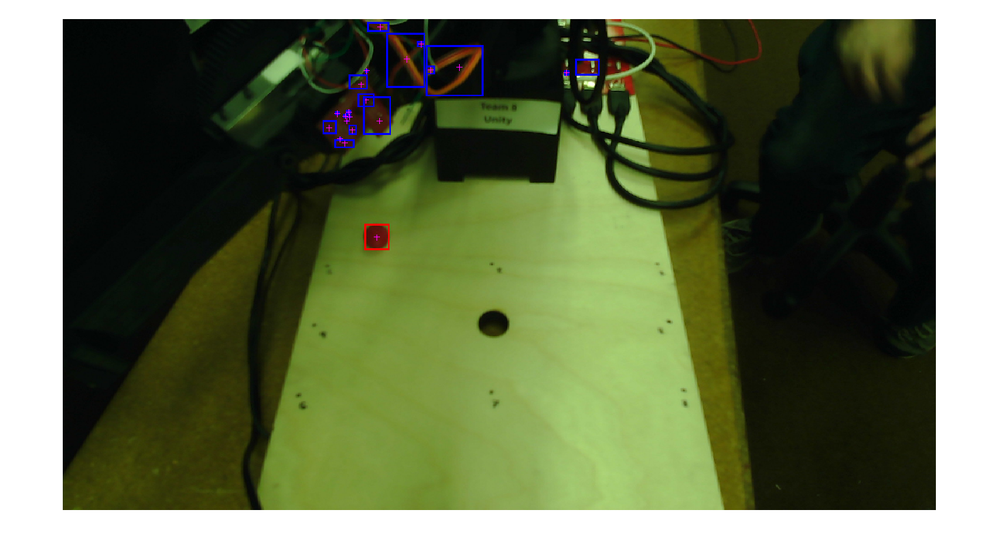
%> input picture src/dotInTaskSpace.png, 1000 x 553 px, shrunk from 1466 x 811 before the run
$ octave --eval "result = findRed(imread('dotInTaskSpace.png'));"   (GNU Octave 9; MATLAB toolbox functions it lacks are replaced by stand-ins)
%> lines starting %> are read from the running program, lines starting %| are printed output that depends on the picture; in (x1, y1, x2, y2) boxes, pixels count from 0 and x2, y2 are one past the last pixel; in counts of white or black regions, pixels touching at a corner belong together; the program's own positions count from 1
function [coordinates radius] = findRed(img)
    diff = imsubtract(img(:,:,1), rgb2gray(img)); %remove gray part of image
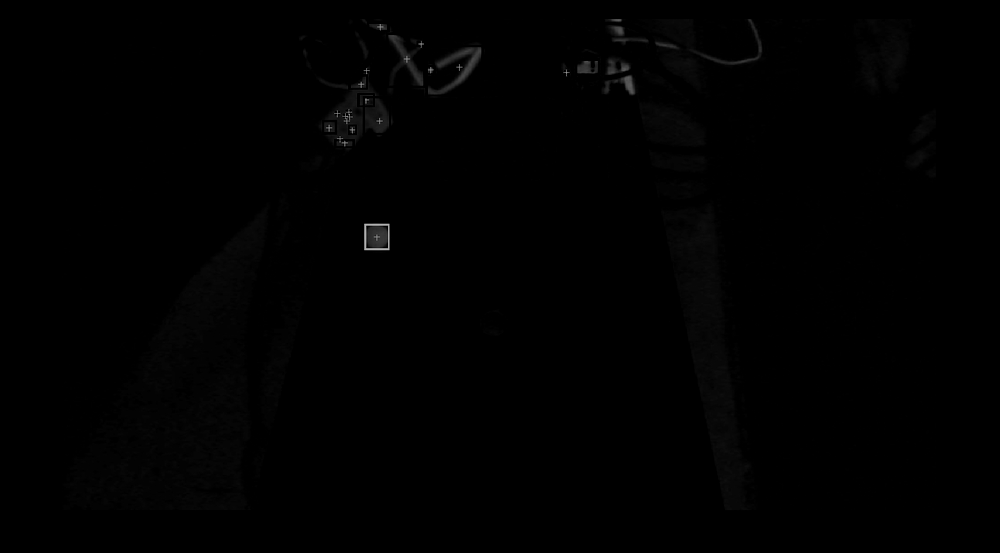
%> diff: size 553x1000 uint8; min 0, max 179, mean 1
    diff = medfilt2(diff, [3 3]); %filter out any strange values
%     imshow(img);
    diff = imbinarize(diff,0.18); %turn this into a binary file
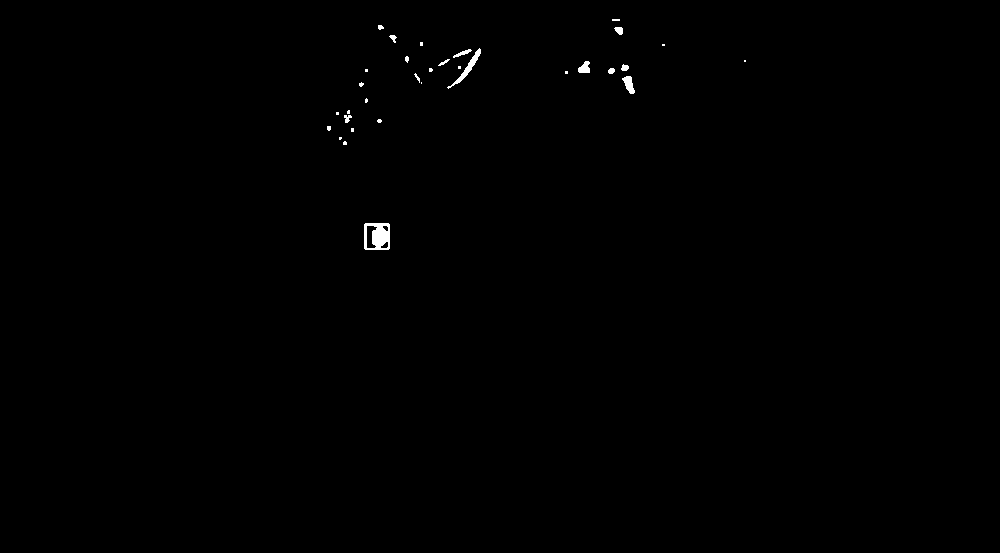
%> diff: size 553x1000 logical; 0.28% white; 32 white regions (18 under 20 px), largest, box (x1, y1, x2, y2) and area: (364, 223, 390, 250) 516, (447, 48, 481, 89) 227, (622, 76, 635, 94) 134
%     diff = bwareaopen(diff,300);
    bw = bwlabel(diff,8);
%> bw: size 553x1000 double; 33 distinct labels, from 0 to 32
%     se = strel('disk',5);
%     dilatedBW = imdilate(bw,se);
    [c,r] = imfindcircles(bw,[20 40],'ObjectPolarity','bright','Sensitivity',0.95);
%> c = [500.5 277]; r = 20
    biggestR = 0;
    biggestRC = [0 0];
    for thing = 1:length(r)
      if r(thing)>biggestR
          biggestR = r(thing);
          biggestRC = c(thing,:);
      end
    end
%> this loop made 1 pass
%> (biggestR, biggestRC) on pass 1: (20, [500.5 277])
    radius = biggestR;
%> radius = 20
    coordinates = biggestRC;
%> coordinates = [500.5 277]
end

$ run again, on src/dotinfrontpicturepng.png
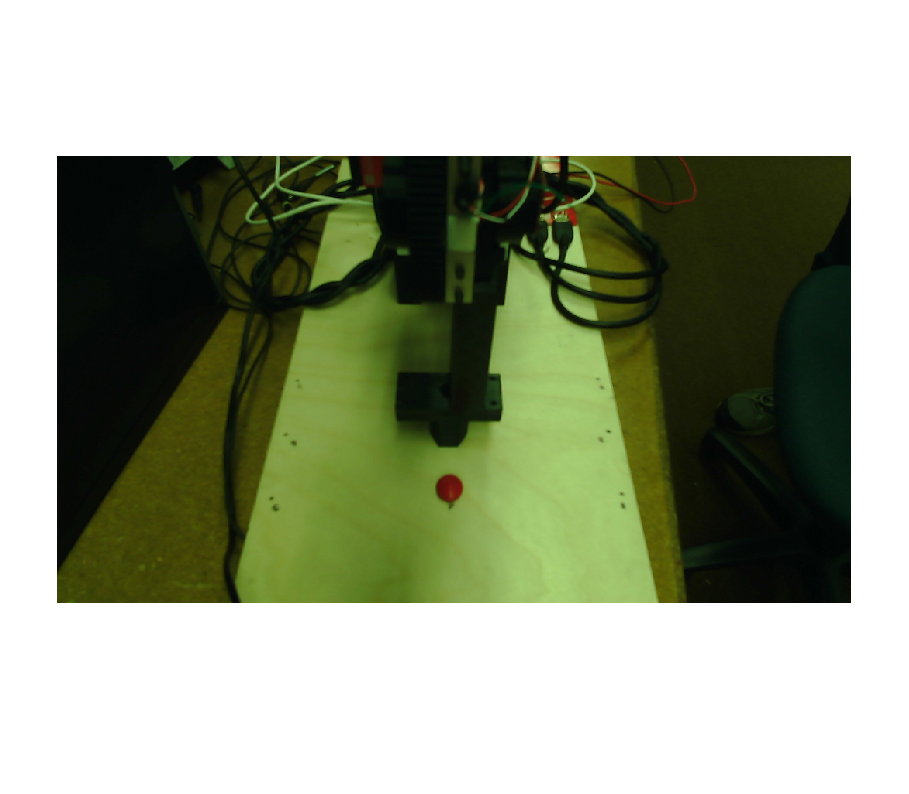
%> input picture src/dotinfrontpicturepng.png, 909 x 794 px
%> in findRed, `diff = imsubtract(img(:,:,1), rgb2gray(img));`:
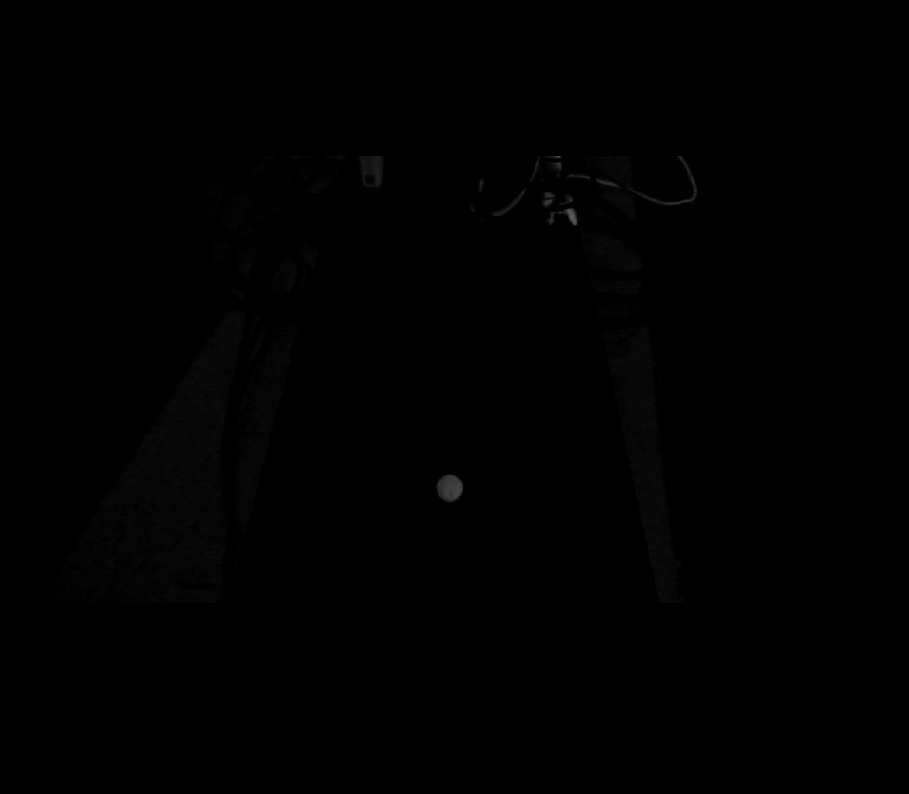
%> diff: size 794x909 uint8; min 0, max 92, mean 0.5
%> bw: size 794x909 double; 7 distinct labels, from 0 to 6
%> c = [455 397.5]; r = 20
%> the loop in findRed, `for thing = 1:length(r)` made 1 pass
%> (biggestR, biggestRC) on pass 1: (20, [455 397.5])
%> coordinates = [455 397.5]
